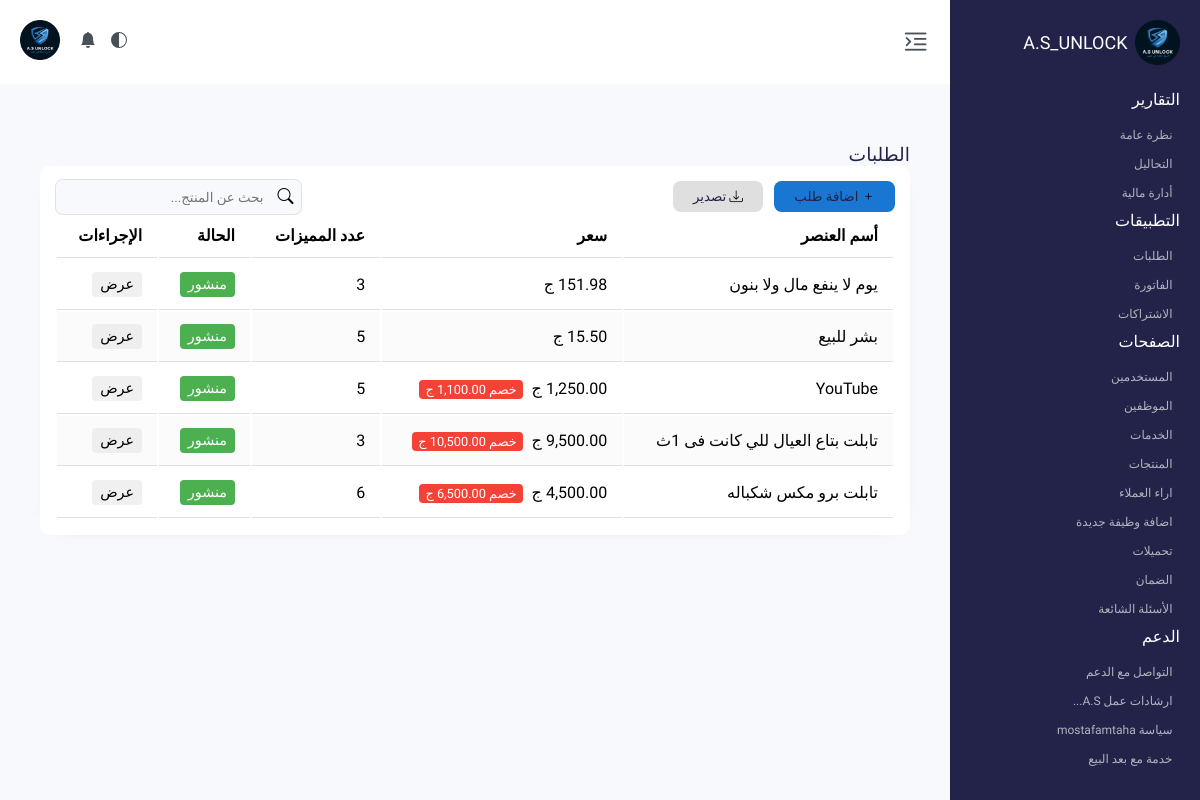
The page /admin/products.php (signed in) on the database as committed earlier.
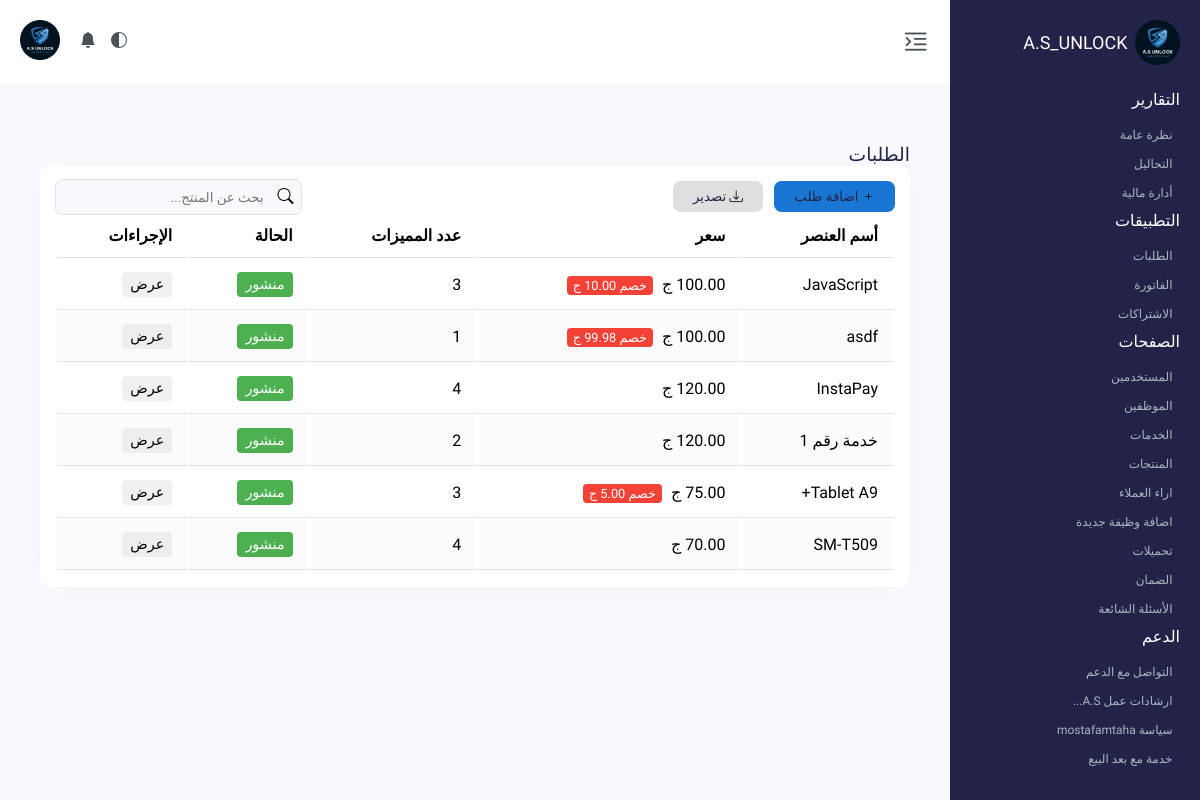
The same page on the database as committed later.
### tables this page shows
CREATE TABLE `digital_products` (
  `id` int(11) NOT NULL,
  `product_name` varchar(255) NOT NULL,
  `service_type` varchar(255) DEFAULT NULL,
  `description` text NOT NULL,
  `features` longtext DEFAULT NULL CHECK (json_valid(`features`)),
  `price` decimal(10,2) NOT NULL,
  `discount` decimal(10,2) DEFAULT NULL,
  `image_path` varchar(255) DEFAULT NULL,
  `is_featured` tinyint(1) NOT NULL DEFAULT 0,
  `is_published` tinyint(1) NOT NULL DEFAULT 1,
  `created_at` datetime NOT NULL,
  `updated_at` datetime DEFAULT NULL,
  `instructions` text DEFAULT NULL,
  `is_special_offer` tinyint(1) DEFAULT 0,
  `warranty_duration_days` int(11) DEFAULT NULL COMMENT 'مدة الضمان بالأيام'
);

### admin/products.php (the view, shortened to what this page needs)
<!DOCTYPE html>
<html dir="rtl" lang="ar">
<head>
    <link rel="stylesheet" href="https://cdn.jsdelivr.net/npm/bootstrap-icons@1.13.1/font/bootstrap-icons.min.css">
    <link rel="stylesheet" href="../assets/css/dashboard.css">
    <link rel="stylesheet" href="../assets/css/dark-mode.css">
</head>
<body>
    <header class="header" id="mainHeader">
        <div class="logo"><img src="../assets/image/favicon.ico" alt="Not Found Logo" loading="lazy">
            <h1>A.S_UNLOCK</h1>
        </div>
        <nav class="navber">
            <div class="un-order-list-sect">
                <span class="un-title">التقارير</span>
                <ul class="sect">
                    <li><a href="#">نظرة عامة</a></li>
                    <li><a href="#">التحاليل</a></li>
                    <li><a href="#">أدارة مالية</a></li>
                </ul>
            </div>
            <div class="un-order-list-app">
                <span class="un-title">التطبيقات</span>
                <ul class="app">
                    <li><a href="orders.php">الطلبات</a></li>
                    <li><a href="#">الفاتورة</a></li>
                    <li><a href="#">الاشتراكات</a></li>
                </ul>
            </div>
            <div class="un-order-list-page">
                <span class="un-title">الصفحات</span>
                <ul class="page">
                    <li><a href="users.php">المستخدمين</a></li>
                    <li><a href="#">الموظفين</a></li>
                    <li><a href="#">الخدمات</a></li>
                    <li><a href="#">المنتجات</a></li>
                    <li><a href="#">اراء العملاء</a></li>
                    <li><a href="#">اضافة وظيفة جديدة</a></li>
                    <li><a href="download.php">تحميلات</a></li>
                    <li><a href="#">الضمان</a></li>
                    <li><a href="#">الأسئلة الشائعة</a></li>
                </ul>
            </div>
            <div class="un-order-list-spp">
                <span class="un-title">الدعم</span>
                <ul class="spp">
                    <li><a href="#">التواصل مع الدعم</a></li>
                    <li><a href="#">ارشادات عمل A.S...</a></li>
                    <li><a href="#">سياسة mostafamtaha</a></li>
                    <li><a href="#">خدمة مع بعد البيع</a></li>
                </ul>
            </div>
        </nav>
    </header>
    <main class="main-content">
        <div class="header-top">
            <div class="ht-sei">
                <div class="flex-pro-net">
                    <div class="logo-profile"><img src="../assets/image/favicon.ico" alt="Not Image Profile" loading="lazy" id="profileImage"></div>
                    <ul class="qu">
                        <li class="dark-mode-toggle"><a href="#"><svg xmlns="http://www.w3.org/2000/svg" width="16" height="16" fill="currentColor" class="bi bi-circle-half" viewBox="0 0 16 16"><path d="M8 15A7 7 0 1 0 8 1zm0 1A8 8 0 1 1 8 0a8 8 0 0 1 0 16" /></svg></a></li>
                        <li><a href="#"><svg xmlns="http://www.w3.org/2000/svg" width="16" height="16" fill="currentColor" class="bi bi-bell-fill" viewBox="0 0 16 16"><path d="M8 16a2 2 0 0 0 2-2H6a2 2 0 0 0 2 2m.995-14.901a1 1 0 1 0-1.99 0A5 5 0 0 0 3 6c0 1.098-.5 6-2 7h14c-1.5-1-2-5.902-2-7 0-2.42-1.72-4.44-4.005-4.901" /></svg></a></li>
                    </ul>
                </div>
                <div class="flex-se">
                    <ul>
                        <li>
                            <button class="toggle-menu" aria-label="Toggle Menu">
                                <i class="bi bi-text-indent-left"></i>
                            </button>
                        </li>
                    </ul>
                </div>
            </div>
        </div>
        <section class="product">
            <div class="contanier">
                <h3>الطلبات</h3>
                <div class="detail-order">
                    <div class="function-top-flex">
                        <div class="flex-top">
                            <div class="function-flex-right">
                                <button class="btn-plus" id="openProductModal" class="custom-btn"><i class="bi bi-plus"></i> اضافة طلب</button>
                                <button onclick="exportToPDF()"><i class="bi bi-download"></i> تصدير</button>
                            </div>
                            <div class="function-flex-left">
                                <label for="search-table-product">
                                    <i class="bi bi-search"></i>
                                    <input type="search" name="search-table-product" id="search-table-product" placeholder="بحث عن المنتج..." oninput="searchProducts()">
                                </label>
                            </div>
                        </div>
                        <?php
                        require_once '../includes/config.php';
                        try {
                            $stmt = $pdo->query("
                                SELECT
                                    id,
                                    product_name,
                                    price,
                                    discount,
                                    features,
                                    is_published,
                                    created_at
                                FROM digital_products
                                ORDER BY created_at DESC
                            ");
                            $products = $stmt->fetchAll(PDO::FETCH_ASSOC);
                        } catch (PDOException $e) {
                            die("خطأ في استرجاع البيانات: " . $e->getMessage());
                        }
                        ?>
                        <div class="prod-table">
                            <table>
                                <thead>
                                    <tr>
                                        <th>أسم العنصر</th>
                                        <th>سعر</th>
                                        <th>عدد المميزات</th>
                                        <th>الحالة</th>
                                        <th>الإجراءات</th>
                                    </tr>
                                </thead>
                                <tbody>
                                    <?php foreach ($products as $product): ?>
                                    <tr>
                                        <td>
                                            <?= htmlspecialchars($product['product_name']) ?>
                                        </td>
                                        <td>
                                            <?= number_format($product['price'], 2) ?> ج
                                            <?php if ($product['discount']): ?>
                                            <span class="discount-badge">خصم
                                                <?= number_format($product['discount'], 2) ?> ج
                                            </span>
                                            <?php endif; ?>
                                        </td>
                                        <td>
                                            <?php
                                                $features = json_decode($product['features'], true);
                                                echo $features ? count($features) : 0;
                                                ?>
                                        </td>
                                        <td>
                                            <span
                                                class="status-badge <?= $product['is_published'] ? 'published' : 'unpublished' ?>">
                                                <?= $product['is_published'] ? 'منشور' : 'معطل' ?>
                                            </span>
                                        </td>
                                        <td>
                                            <button class="view-btn" onclick="showProductDetails(<?= $product['id'] ?>)">عرض</button>
                                        </td>
                                    </tr>
                                    <?php endforeach; ?>
                                </tbody>
                            </table>
                        </div>
                    </div>
                </div>
            </div>
        </section>
    </main>
</body>
</html>

Rows that differ between the two databases and show on the page:
removed digital_products: product_name "يوم لا ينفع مال ولا بنون", features "3", is_published "منشور"
removed digital_products: product_name "بشر للبيع", features "5", is_published "منشور"
removed digital_products: product_name "YouTube", price "1,250.00", discount "1,100.00", features "5", is_published "منشور"
removed digital_products: product_name "تابلت بتاع العيال للي كانت فى 1ث", price "9,500.00", discount "10,500.00", features "3", is_published "منشور"
removed digital_products: product_name "تابلت برو مكس شكباله", price "4,500.00", discount "6,500.00", features "6", is_published "منشور"
added digital_products: product_name "JavaScript", price "100.00", discount "10.00", features "3", is_published "منشور"
added digital_products: product_name "asdf", price "100.00", discount "99.98", features "1", is_published "منشور"
added digital_products: product_name "InstaPay", price "120.00", features "4", is_published "منشور"
added digital_products: product_name "خدمة رقم 1", price "120.00", features "2", is_published "منشور"
added digital_products: product_name "Tablet A9+", price "75.00", discount "5.00", features "3", is_published "منشور"
added digital_products: product_name "SM-T509", price "70.00", features "4", is_published "منشور"
